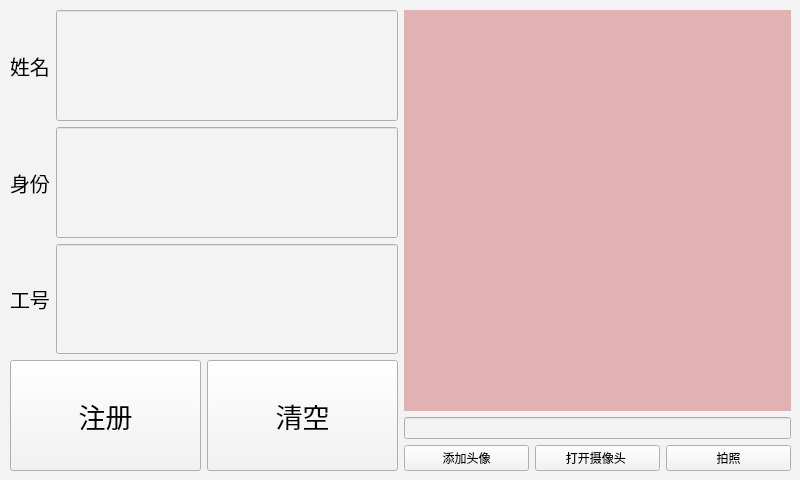
<?xml version="1.0" encoding="UTF-8"?>
<ui version="4.0">
 <class>Register</class>
 <widget class="QWidget" name="Register">
  <property name="enabled">
   <bool>true</bool>
  </property>
  <property name="geometry">
   <rect>
    <x>0</x>
    <y>0</y>
    <width>800</width>
    <height>480</height>
   </rect>
  </property>
  <property name="windowTitle">
   <string>Form</string>
  </property>
  <property name="styleSheet">
   <string notr="true">background-color: rgb(243, 243, 243);</string>
  </property>
  <widget class="QWidget" name="">
   <property name="geometry">
    <rect>
     <x>10</x>
     <y>10</y>
     <width>781</width>
     <height>461</height>
    </rect>
   </property>
   <layout class="QHBoxLayout" name="horizontalLayout_9">
    <item>
     <layout class="QVBoxLayout" name="verticalLayout">
      <item>
       <layout class="QHBoxLayout" name="horizontalLayout">
        <item>
         <widget class="QLabel" name="Lb_Name">
          <property name="font">
           <font>
            <pointsize>15</pointsize>
           </font>
          </property>
          <property name="text">
           <string>姓名</string>
          </property>
         </widget>
        </item>
        <item>
         <widget class="QLineEdit" name="Le_Name">
          <property name="sizePolicy">
           <sizepolicy hsizetype="Expanding" vsizetype="Expanding">
            <horstretch>0</horstretch>
            <verstretch>0</verstretch>
           </sizepolicy>
          </property>
          <property name="font">
           <font>
            <pointsize>15</pointsize>
           </font>
          </property>
          <property name="text">
           <string/>
          </property>
         </widget>
        </item>
       </layout>
      </item>
      <item>
       <layout class="QHBoxLayout" name="horizontalLayout_5">
        <item>
         <widget class="QLabel" name="Lb_Identity">
          <property name="font">
           <font>
            <pointsize>15</pointsize>
           </font>
          </property>
          <property name="text">
           <string>身份</string>
          </property>
         </widget>
        </item>
        <item>
         <widget class="QLineEdit" name="Le_Identity">
          <property name="sizePolicy">
           <sizepolicy hsizetype="Expanding" vsizetype="Expanding">
            <horstretch>0</horstretch>
            <verstretch>0</verstretch>
           </sizepolicy>
          </property>
          <property name="font">
           <font>
            <pointsize>18</pointsize>
           </font>
          </property>
          <property name="text">
           <string/>
          </property>
         </widget>
        </item>
       </layout>
      </item>
      <item>
       <layout class="QHBoxLayout" name="horizontalLayout_6">
        <item>
         <widget class="QLabel" name="Lb_WorkId">
          <property name="font">
           <font>
            <pointsize>15</pointsize>
           </font>
          </property>
          <property name="text">
           <string>工号</string>
          </property>
         </widget>
        </item>
        <item>
         <widget class="QLineEdit" name="Le_WorkID">
          <property name="sizePolicy">
           <sizepolicy hsizetype="Expanding" vsizetype="Expanding">
            <horstretch>0</horstretch>
            <verstretch>0</verstretch>
           </sizepolicy>
          </property>
          <property name="font">
           <font>
            <pointsize>15</pointsize>
           </font>
          </property>
         </widget>
        </item>
       </layout>
      </item>
      <item>
       <layout class="QHBoxLayout" name="horizontalLayout_10">
        <item>
         <widget class="QPushButton" name="Btn_Register">
          <property name="sizePolicy">
           <sizepolicy hsizetype="Minimum" vsizetype="Expanding">
            <horstretch>0</horstretch>
            <verstretch>0</verstretch>
           </sizepolicy>
          </property>
          <property name="font">
           <font>
            <pointsize>20</pointsize>
           </font>
          </property>
          <property name="contextMenuPolicy">
           <enum>Qt::DefaultContextMenu</enum>
          </property>
          <property name="text">
           <string>注册</string>
          </property>
         </widget>
        </item>
        <item>
         <widget class="QPushButton" name="Btn_Clear">
          <property name="sizePolicy">
           <sizepolicy hsizetype="Minimum" vsizetype="Expanding">
            <horstretch>0</horstretch>
            <verstretch>0</verstretch>
           </sizepolicy>
          </property>
          <property name="font">
           <font>
            <pointsize>20</pointsize>
           </font>
          </property>
          <property name="contextMenuPolicy">
           <enum>Qt::DefaultContextMenu</enum>
          </property>
          <property name="text">
           <string>清空</string>
          </property>
         </widget>
        </item>
       </layout>
      </item>
      <item>
       <layout class="QHBoxLayout" name="horizontalLayout_8"/>
      </item>
     </layout>
    </item>
    <item>
     <layout class="QVBoxLayout" name="verticalLayout_2">
      <item>
       <widget class="QLabel" name="Lb_Img">
        <property name="sizePolicy">
         <sizepolicy hsizetype="Preferred" vsizetype="Expanding">
          <horstretch>0</horstretch>
          <verstretch>0</verstretch>
         </sizepolicy>
        </property>
        <property name="styleSheet">
         <string notr="true">background-color: rgb(226, 178, 178);</string>
        </property>
        <property name="text">
         <string/>
        </property>
       </widget>
      </item>
      <item>
       <widget class="QLineEdit" name="Le_Path">
        <property name="text">
         <string/>
        </property>
       </widget>
      </item>
      <item>
       <layout class="QHBoxLayout" name="horizontalLayout_7">
        <item>
         <widget class="QPushButton" name="Btn_AddImg">
          <property name="sizePolicy">
           <sizepolicy hsizetype="Minimum" vsizetype="Fixed">
            <horstretch>0</horstretch>
            <verstretch>0</verstretch>
           </sizepolicy>
          </property>
          <property name="text">
           <string>添加头像</string>
          </property>
         </widget>
        </item>
        <item>
         <widget class="QPushButton" name="Btn_OpenCap">
          <property name="sizePolicy">
           <sizepolicy hsizetype="Minimum" vsizetype="Fixed">
            <horstretch>0</horstretch>
            <verstretch>0</verstretch>
           </sizepolicy>
          </property>
          <property name="text">
           <string>打开摄像头 </string>
          </property>
         </widget>
        </item>
        <item>
         <widget class="QPushButton" name="Btn_Shot">
          <property name="sizePolicy">
           <sizepolicy hsizetype="Minimum" vsizetype="Fixed">
            <horstretch>0</horstretch>
            <verstretch>0</verstretch>
           </sizepolicy>
          </property>
          <property name="text">
           <string>拍照</string>
          </property>
         </widget>
        </item>
       </layout>
      </item>
     </layout>
    </item>
   </layout>
  </widget>
 </widget>
 <resources/>
 <connections/>
</ui>
